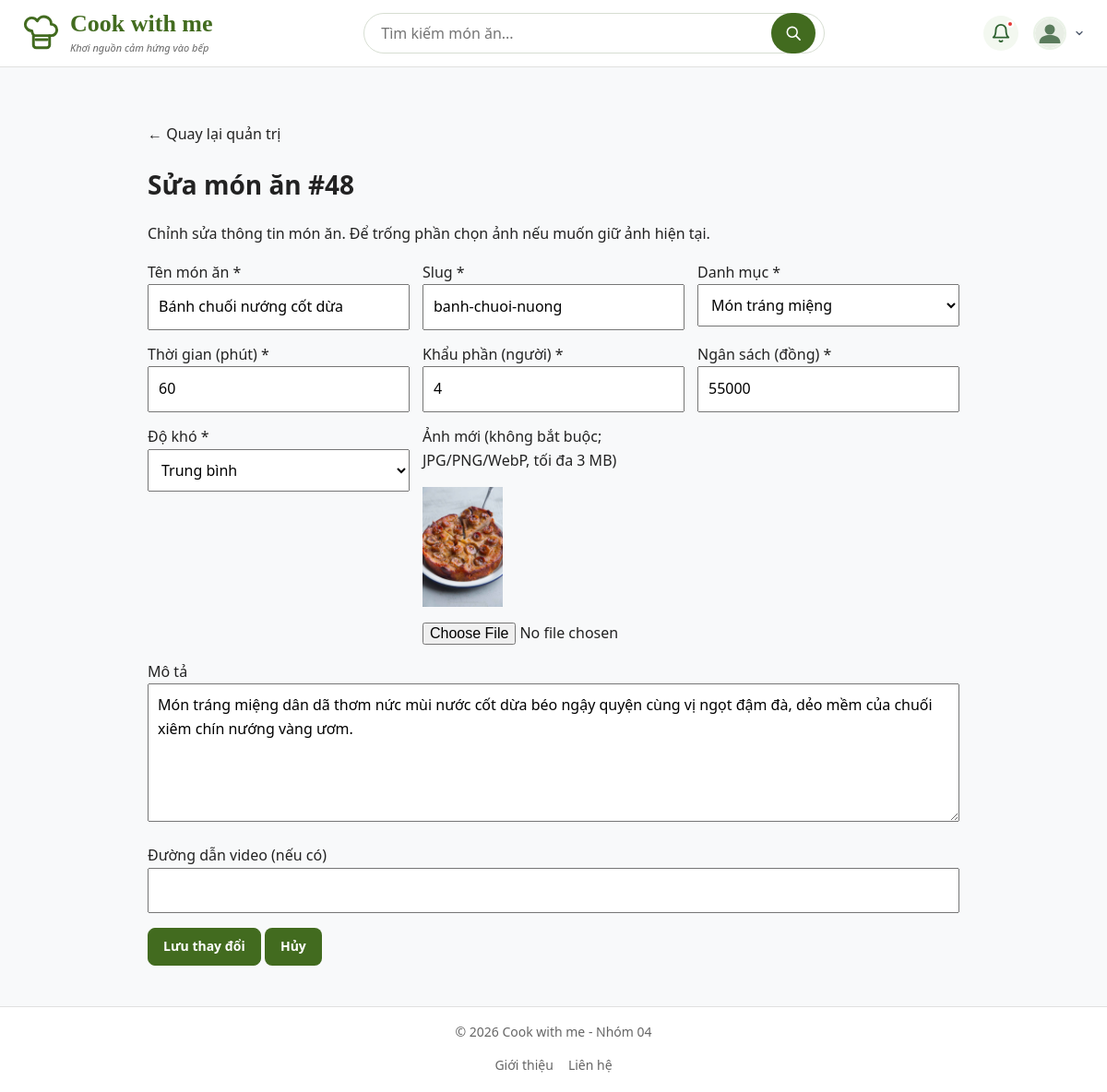
Screenshot of /sua-mon-an.php?id=banh-chuoi-nuong (signed in) with the database file from the repository.
### tables this page shows
CREATE TABLE mon_an (
    id INT UNSIGNED AUTO_INCREMENT PRIMARY KEY,
    slug VARCHAR(150) NOT NULL UNIQUE,
    danh_muc_id INT UNSIGNED NOT NULL,
    ten VARCHAR(200) NOT NULL,
    thoi_gian SMALLINT UNSIGNED NOT NULL,
    khau_phan SMALLINT UNSIGNED NOT NULL,
    do_kho VARCHAR(30) NOT NULL,
    ngan_sach INT UNSIGNED NOT NULL,
    ton_kho INT UNSIGNED NOT NULL DEFAULT 0,
    hinh_anh VARCHAR(255),
    mo_ta TEXT,
    video VARCHAR(255),
    danh_gia DECIMAL(3,2) DEFAULT 0,
    so_luot_danh_gia INT UNSIGNED DEFAULT 0,
    ngay_tao DATETIME NOT NULL
        DEFAULT CURRENT_TIMESTAMP,

    CONSTRAINT fk_mon_an_danh_muc
        FOREIGN KEY (danh_muc_id)
        REFERENCES danh_muc(id)
        ON DELETE RESTRICT,

    CONSTRAINT chk_mon_an_thoi_gian
        CHECK (thoi_gian > 0),

    CONSTRAINT chk_mon_an_khau_phan
        CHECK (khau_phan > 0),

    INDEX idx_mon_an_danh_muc_ngan_sach
        (danh_muc_id, ngan_sach)
);

CREATE TABLE danh_muc (
    id INT UNSIGNED AUTO_INCREMENT PRIMARY KEY,
    ten VARCHAR(100) NOT NULL,
    slug VARCHAR(100) NOT NULL UNIQUE
);

### inc/ham.php (called while the page is built, shortened)
<?php
if (!function_exists('e')) {
    function e(?string $chuoi): string
    {
        return htmlspecialchars($chuoi ?? '', ENT_QUOTES, 'UTF-8');
    }
}

### inc/db.php (called while the page is built)
<?php
function db(): PDO
{
    static $pdo = null;
    if ($pdo === null) {
       $dsn = 'mysql:host=127.0.0.1;port=3306;dbname=ltweb_nhom04;charset=utf8mb4';
        $pdo = new PDO(
            $dsn,
            'root',
            '',
            [
                PDO::ATTR_ERRMODE => PDO::ERRMODE_EXCEPTION,
                PDO::ATTR_DEFAULT_FETCH_MODE => PDO::FETCH_ASSOC,
                PDO::ATTR_EMULATE_PREPARES => false,
            ]
        );
    }
    return $pdo;
}

### src/Data/KhoMonAn.php (called while the page is built, shortened)
<?php
class KhoMonAn
{
    public function layDanhMucQuanTri(): array
    {
        return $this->db->query('SELECT id, ten FROM danh_muc ORDER BY ten')->fetchAll(PDO::FETCH_ASSOC);
    }
    public function layDongQuanTriTheoSlug(string $slug): ?array
    {
        $st = $this->db->prepare('SELECT * FROM mon_an WHERE slug = ? LIMIT 1');
        $st->execute([$slug]);
        $dong = $st->fetch(PDO::FETCH_ASSOC);
        return $dong === false ? null : $dong;
    }
}

### sua-mon-an.php (the view, shortened to what this page needs)
<?php
require_once __DIR__ . '/inc/db.php';
$maMon = trim((string) ($_GET['id'] ?? ''));
$kho = new KhoMonAn(db());
if ($maMon !== '' && ctype_digit($maMon) && (int) $maMon > 0) {
    $monCu = $kho->layDongQuanTriTheoId((int) $maMon);
} elseif ($maMon !== '' && strlen($maMon) <= 190
    && preg_match('/^[a-z0-9]+(?:-[a-z0-9]+)*$/', $maMon)) {
    $monCu = $kho->layDongQuanTriTheoSlug($maMon);
} else {
    $monCu = null;
}
$dsDanhMuc = $kho->layDanhMucQuanTri();
$cacTruong = ['ten', 'slug', 'danh_muc_id', 'thoi_gian', 'khau_phan',
              'do_kho', 'ngan_sach', 'mo_ta', 'video'];
$duLieu = [];
foreach ($cacTruong as $cot) {
    $duLieu[$cot] = (string) ($monCu[$cot] ?? '');
}
$anhCu = (string) ($monCu['hinh_anh'] ?? '');
require __DIR__ . '/inc/header.php';
?>
<main class="noi-dung-trang" style="max-width:920px;margin:24px auto;padding:20px">
    <p><a href="quan-tri.php">← Quay lại quản trị</a></p>
    <h1>Sửa món ăn #<?= (int) $id ?></h1>
    <p>Chỉnh sửa thông tin món ăn. Để trống phần chọn ảnh nếu muốn giữ ảnh hiện tại.</p>
    <form action="sua-mon-an.php?id=<?= (int) $id ?>" method="post" enctype="multipart/form-data">
        <div style="display:grid;grid-template-columns:repeat(auto-fit,minmax(250px,1fr));gap:14px">
            <?php foreach (['ten' => 'Tên món ăn', 'slug' => 'Slug'] as $cot => $nhan): ?>
                <div>
                    <label for="<?= e($cot) ?>"><?= e($nhan) ?> *</label><br>
                    <input id="<?= e($cot) ?>" name="<?= e($cot) ?>" required
                        maxlength="<?= $cot === 'ten' ? 200 : 190 ?>"
                        <?= $cot === 'slug' ? 'pattern="[a-z0-9]+(-[a-z0-9]+)*"' : '' ?>
                        value="<?= e($duLieu[$cot]) ?>" style="width:100%;padding:10px">
                </div>
            <?php endforeach; ?>
            <div>
                <label for="danh_muc_id">Danh mục *</label><br>
                <select id="danh_muc_id" name="danh_muc_id" required style="width:100%;padding:10px">
                    <?php foreach ($dsDanhMuc as $dm): ?>
                        <option value="<?= (int) $dm['id'] ?>" <?= (string) $dm['id'] === $duLieu['danh_muc_id'] ? 'selected' : '' ?>><?= e($dm['ten']) ?></option>
                    <?php endforeach; ?>
                </select>
            </div>
            <?php foreach (['thoi_gian' => 'Thời gian (phút)', 'khau_phan' => 'Khẩu phần (người)', 'ngan_sach' => 'Ngân sách (đồng)'] as $cot => $nhan): ?>
                <div>
                    <label for="<?= e($cot) ?>"><?= e($nhan) ?> *</label><br>
                    <input type="number" id="<?= e($cot) ?>" name="<?= e($cot) ?>" required
                        min="<?= $cot === 'ngan_sach' ? 0 : 1 ?>" value="<?= e($duLieu[$cot]) ?>"
                        style="width:100%;padding:10px">
                </div>
            <?php endforeach; ?>
            <div>
                <label for="do_kho">Độ khó *</label><br>
                <select id="do_kho" name="do_kho" required style="width:100%;padding:10px">
                    <?php foreach (['Dễ', 'Trung bình', 'Khó'] as $muc): ?>
                        <option value="<?= e($muc) ?>" <?= $muc === $duLieu['do_kho'] ? 'selected' : '' ?>><?= e($muc) ?></option>
                    <?php endforeach; ?>
                </select>
            </div>
            <div>
                <label for="hinh_anh">Ảnh mới (không bắt buộc; JPG/PNG/WebP, tối đa 3 MB)</label><br>
                <?php if ($anhCu !== ''): ?>
                    <p><img src="<?= e($anhCu) ?>" alt="Ảnh món ăn hiện tại" style="max-width:180px;max-height:130px;object-fit:cover"></p>
                <?php endif; ?>
                <input type="file" id="hinh_anh" name="hinh_anh" accept="image/jpeg,image/png,image/webp">
            </div>
        </div>
        <p><label for="mo_ta">Mô tả</label><br>
            <textarea id="mo_ta" name="mo_ta" rows="5" style="width:100%;padding:10px"><?= e($duLieu['mo_ta']) ?></textarea>
        </p>
        <p><label for="video">Đường dẫn video (nếu có)</label><br>
            <input type="text" id="video" name="video" maxlength="255" value="<?= e($duLieu['video']) ?>" style="width:100%;padding:10px">
        </p>
        <button class="nut nut-chinh" type="submit">Lưu thay đổi</button>
        <a class="nut" href="quan-tri.php">Hủy</a>
    </form>
</main>
<?php require __DIR__ . '/inc/footer.php'; ?>

### css/01-bien.css (style rules this page uses)
:root { --mau-chinh: #426B1F; --mau-nhan: #C43D47; --mau-chu: #222222; --mau-chu-phu: #666666; --mau-nen: #FFFFFF; --mau-nen-phu: #F7F7F7; --mau-vien: #E0E0E0; --bo-goc: 8px; --khoang-cach: 16px; --co-chu-co-ban: 16px; --co-chu-nho: 14px; --co-chu-tieu-de: 28px; --do-rong-toi-da: 1200px; }

### css/02-chuan-hoa.css (style rules this page uses)
*, *::before, *::after { box-sizing: border-box; }
html { scroll-behavior: smooth; }
body { margin: 0; font-family: system-ui, "Segoe UI", Arial, sans-serif; font-size: var(--co-chu-co-ban); line-height: 1.6; color: var(--mau-chu); background-color: var(--mau-nen); }
img { max-width: 100%; height: auto; display: block; }
a { color: inherit; text-decoration: none; }
button, input, textarea, select { font: inherit; }

### css/03-bo-cuc.css (style rules this page uses)
.trang { width: 100%; max-width: 1440px; margin: 0 auto; display: grid; grid-template-columns: 1fr; grid-template-areas: "dau" "menu" "chinh" "chan"; }
.trang > main { grid-area: chinh; min-width: 0; }
html, body { width: 100%; max-width: 100%; overflow-x: hidden; margin: 0; padding: 0; }
*, *::before, *::after { box-sizing: border-box; }

### css/05-tien-ich.css (style rules this page uses)
*, *::before, *::after { box-sizing: border-box; }
html, body { width: 100%; max-width: 100%; overflow-x: hidden; margin: 0; padding: 0; position: relative; }
@media (min-width: 992px) { .trang { max-width: 1440px; margin: 0 auto; display: grid; grid-template-columns: 248px minmax(0, 1fr); grid-template-areas: "dau dau" "menu chinh" "menu chan"; } }
@media (min-width: 992px) { .trang > main { grid-area: chinh; min-width: 0; } }

### rows the page displays
mon_an: ten "Bánh chuối nướng cốt dừa", slug "banh-chuoi-nuong", danh_muc_id "Món tráng miệng", thoi_gian "60", khau_phan "4", ngan_sach "55000", hinh_anh (picture), mo_ta "Món tráng miệng dân dã thơm nức mùi nước cốt dừa béo ngậy quyện cùng vị ngọt đậm đà, dẻo mềm của chuối xiêm chín nướng vàng ươm."

### other values shown
$id "48"
$nhan "Tên món ăn"
$nhan "Slug"
$nhan "Thời gian (phút)"
$nhan "Khẩu phần (người)"
$nhan "Ngân sách (đồng)"
form field do_kho "Trung bình"
